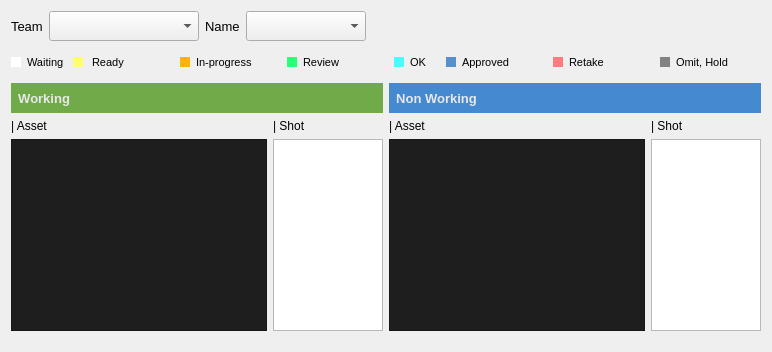
        <widget class="QWidget" name="myTask_tab">
         <attribute name="title">
          <string>My Task</string>
         </attribute>
         <layout class="QGridLayout" name="gridLayout_10">
          <item row="0" column="0">
           <widget class="QLabel" name="label_7">
            <property name="minimumSize">
             <size>
              <width>0</width>
              <height>30</height>
             </size>
            </property>
            <property name="maximumSize">
             <size>
              <width>60</width>
              <height>16777215</height>
             </size>
            </property>
            <property name="font">
             <font>
              <pointsize>10</pointsize>
             </font>
            </property>
            <property name="text">
             <string>Team</string>
            </property>
           </widget>
          </item>
          <item row="0" column="1">
           <widget class="QComboBox" name="team_comboBox">
            <property name="minimumSize">
             <size>
              <width>150</width>
              <height>30</height>
             </size>
            </property>
            <property name="maximumSize">
             <size>
              <width>130</width>
              <height>16777215</height>
             </size>
            </property>
            <property name="font">
             <font>
              <pointsize>10</pointsize>
             </font>
            </property>
           </widget>
          </item>
          <item row="0" column="2">
           <widget class="QLabel" name="label_8">
            <property name="minimumSize">
             <size>
              <width>0</width>
              <height>30</height>
             </size>
            </property>
            <property name="maximumSize">
             <size>
              <width>60</width>
              <height>16777215</height>
             </size>
            </property>
            <property name="font">
             <font>
              <pointsize>10</pointsize>
             </font>
            </property>
            <property name="text">
             <string>Name</string>
            </property>
           </widget>
          </item>
          <item row="0" column="3">
           <widget class="QComboBox" name="name_comboBox">
            <property name="minimumSize">
             <size>
              <width>120</width>
              <height>30</height>
             </size>
            </property>
            <property name="maximumSize">
             <size>
              <width>100</width>
              <height>16777215</height>
             </size>
            </property>
            <property name="font">
             <font>
              <pointsize>10</pointsize>
             </font>
            </property>
           </widget>
          </item>
          <item row="0" column="4">
           <spacer name="horizontalSpacer">
            <property name="font">
             <font>
              <pointsize>10</pointsize>
             </font>
            </property>
            <property name="orientation">
             <enum>Qt::Horizontal</enum>
            </property>
            <property name="sizeType">
             <enum>QSizePolicy::MinimumExpanding</enum>
            </property>
            <property name="sizeHint" stdset="0">
             <size>
              <width>150</width>
              <height>0</height>
             </size>
            </property>
           </spacer>
          </item>
          <item row="1" column="0" colspan="5">
           <layout class="QHBoxLayout" name="horizontalLayout_7">
            <item>
             <widget class="QLabel" name="label_6">
              <property name="maximumSize">
               <size>
                <width>10</width>
                <height>10</height>
               </size>
              </property>
              <property name="styleSheet">
               <string notr="true">background-color: rgb(255, 255, 255);
border-color: rgb(203, 203, 203);</string>
              </property>
              <property name="frameShape">
               <enum>QFrame::NoFrame</enum>
              </property>
              <property name="frameShadow">
               <enum>QFrame::Plain</enum>
              </property>
              <property name="text">
               <string/>
              </property>
             </widget>
            </item>
            <item>
             <widget class="QLabel" name="label_27">
              <property name="minimumSize">
               <size>
                <width>40</width>
                <height>0</height>
               </size>
              </property>
              <property name="maximumSize">
               <size>
                <width>40</width>
                <height>16777215</height>
               </size>
              </property>
              <property name="font">
               <font>
                <pointsize>8</pointsize>
               </font>
              </property>
              <property name="text">
               <string>Waiting</string>
              </property>
             </widget>
            </item>
            <item>
             <widget class="QLabel" name="label_28">
              <property name="maximumSize">
               <size>
                <width>10</width>
                <height>10</height>
               </size>
              </property>
              <property name="font">
               <font>
                <pointsize>8</pointsize>
               </font>
              </property>
              <property name="styleSheet">
               <string notr="true">background-color: rgb(253, 255, 107);</string>
              </property>
              <property name="frameShape">
               <enum>QFrame::NoFrame</enum>
              </property>
              <property name="frameShadow">
               <enum>QFrame::Plain</enum>
              </property>
              <property name="lineWidth">
               <number>1</number>
              </property>
              <property name="midLineWidth">
               <number>0</number>
              </property>
              <property name="text">
               <string/>
              </property>
             </widget>
            </item>
            <item>
             <widget class="QLabel" name="label_29">
              <property name="font">
               <font>
                <pointsize>8</pointsize>
               </font>
              </property>
              <property name="text">
               <string> Ready</string>
              </property>
             </widget>
            </item>
            <item>
             <widget class="QLabel" name="label_31">
              <property name="maximumSize">
               <size>
                <width>10</width>
                <height>10</height>
               </size>
              </property>
              <property name="font">
               <font>
                <pointsize>8</pointsize>
               </font>
              </property>
              <property name="styleSheet">
               <string notr="true">background-color: rgb(255, 177, 20);</string>
              </property>
              <property name="frameShape">
               <enum>QFrame::NoFrame</enum>
              </property>
              <property name="frameShadow">
               <enum>QFrame::Plain</enum>
              </property>
              <property name="lineWidth">
               <number>1</number>
              </property>
              <property name="midLineWidth">
               <number>0</number>
              </property>
              <property name="text">
               <string/>
              </property>
             </widget>
            </item>
            <item>
             <widget class="QLabel" name="label_30">
              <property name="minimumSize">
               <size>
                <width>65</width>
                <height>0</height>
               </size>
              </property>
              <property name="font">
               <font>
                <pointsize>8</pointsize>
               </font>
              </property>
              <property name="text">
               <string>In-progress</string>
              </property>
             </widget>
            </item>
            <item>
             <widget class="QLabel" name="label_35">
              <property name="maximumSize">
               <size>
                <width>10</width>
                <height>10</height>
               </size>
              </property>
              <property name="font">
               <font>
                <pointsize>8</pointsize>
               </font>
              </property>
              <property name="styleSheet">
               <string notr="true">background-color: rgb(42, 255, 120);</string>
              </property>
              <property name="frameShape">
               <enum>QFrame::NoFrame</enum>
              </property>
              <property name="frameShadow">
               <enum>QFrame::Plain</enum>
              </property>
              <property name="text">
               <string/>
              </property>
             </widget>
            </item>
            <item>
             <widget class="QLabel" name="label_34">
              <property name="minimumSize">
               <size>
                <width>40</width>
                <height>0</height>
               </size>
              </property>
              <property name="font">
               <font>
                <pointsize>8</pointsize>
               </font>
              </property>
              <property name="text">
               <string>Review</string>
              </property>
             </widget>
            </item>
            <item>
             <widget class="QLabel" name="label_37">
              <property name="maximumSize">
               <size>
                <width>10</width>
                <height>10</height>
               </size>
              </property>
              <property name="font">
               <font>
                <pointsize>8</pointsize>
               </font>
              </property>
              <property name="styleSheet">
               <string notr="true">background-color: rgb(73, 252, 255);</string>
              </property>
              <property name="frameShape">
               <enum>QFrame::NoFrame</enum>
              </property>
              <property name="frameShadow">
               <enum>QFrame::Plain</enum>
              </property>
              <property name="text">
               <string/>
              </property>
             </widget>
            </item>
            <item>
             <widget class="QLabel" name="label_36">
              <property name="minimumSize">
               <size>
                <width>30</width>
                <height>0</height>
               </size>
              </property>
              <property name="maximumSize">
               <size>
                <width>30</width>
                <height>16777215</height>
               </size>
              </property>
              <property name="font">
               <font>
                <pointsize>8</pointsize>
               </font>
              </property>
              <property name="text">
               <string>OK</string>
              </property>
             </widget>
            </item>
            <item>
             <widget class="QLabel" name="label_38">
              <property name="maximumSize">
               <size>
                <width>10</width>
                <height>10</height>
               </size>
              </property>
              <property name="font">
               <font>
                <pointsize>8</pointsize>
               </font>
              </property>
              <property name="styleSheet">
               <string notr="true">
background-color: rgb(88, 144, 204);</string>
              </property>
              <property name="frameShape">
               <enum>QFrame::NoFrame</enum>
              </property>
              <property name="frameShadow">
               <enum>QFrame::Plain</enum>
              </property>
              <property name="text">
               <string/>
              </property>
             </widget>
            </item>
            <item>
             <widget class="QLabel" name="label_40">
              <property name="minimumSize">
               <size>
                <width>60</width>
                <height>30</height>
               </size>
              </property>
              <property name="font">
               <font>
                <pointsize>8</pointsize>
               </font>
              </property>
              <property name="text">
               <string>Approved</string>
              </property>
             </widget>
            </item>
            <item>
             <widget class="QLabel" name="label_33">
              <property name="maximumSize">
               <size>
                <width>10</width>
                <height>10</height>
               </size>
              </property>
              <property name="font">
               <font>
                <pointsize>8</pointsize>
               </font>
              </property>
              <property name="styleSheet">
               <string notr="true">background-color: rgb(255, 123, 125);</string>
              </property>
              <property name="frameShape">
               <enum>QFrame::NoFrame</enum>
              </property>
              <property name="frameShadow">
               <enum>QFrame::Plain</enum>
              </property>
              <property name="text">
               <string/>
              </property>
             </widget>
            </item>
            <item>
             <widget class="QLabel" name="label_32">
              <property name="minimumSize">
               <size>
                <width>40</width>
                <height>0</height>
               </size>
              </property>
              <property name="font">
               <font>
                <pointsize>8</pointsize>
               </font>
              </property>
              <property name="text">
               <string>Retake</string>
              </property>
             </widget>
            </item>
            <item>
             <widget class="QLabel" name="label_43">
              <property name="maximumSize">
               <size>
                <width>10</width>
                <height>10</height>
               </size>
              </property>
              <property name="font">
               <font>
                <pointsize>8</pointsize>
               </font>
              </property>
              <property name="styleSheet">
               <string notr="true">background-color: rgb(130, 130, 130);</string>
              </property>
              <property name="frameShape">
               <enum>QFrame::NoFrame</enum>
              </property>
              <property name="frameShadow">
               <enum>QFrame::Plain</enum>
              </property>
              <property name="text">
               <string/>
              </property>
             </widget>
            </item>
            <item>
             <widget class="QLabel" name="label_39">
              <property name="minimumSize">
               <size>
                <width>70</width>
                <height>0</height>
               </size>
              </property>
              <property name="font">
               <font>
                <pointsize>8</pointsize>
               </font>
              </property>
              <property name="text">
               <string>Omit, Hold</string>
              </property>
             </widget>
            </item>
           </layout>
          </item>
          <item row="4" column="0" colspan="5">
           <layout class="QGridLayout" name="gridLayout_5">
            <item row="0" column="2">
             <widget class="QListWidget" name="nonMyAsset_listWidget">
              <property name="font">
               <font>
                <pointsize>10</pointsize>
               </font>
              </property>
              <property name="styleSheet">
               <string notr="true">QListWidget {background: rgb(30, 30, 30);}
QListWidget::item:selected{background: rgb(62, 126, 189);}</string>
              </property>
             </widget>
            </item>
            <item row="0" column="0">
             <widget class="QListWidget" name="myAsset_listWidget">
              <property name="font">
               <font>
                <pointsize>10</pointsize>
               </font>
              </property>
              <property name="styleSheet">
               <string notr="true">QListWidget {background: rgb(30, 30, 30);}
QListWidget::item:selected{background: rgb(62, 126, 189);}</string>
              </property>
             </widget>
            </item>
            <item row="0" column="3">
             <widget class="QListWidget" name="nonMyShot_listWidget">
              <property name="minimumSize">
               <size>
                <width>110</width>
                <height>0</height>
               </size>
              </property>
              <property name="maximumSize">
               <size>
                <width>110</width>
                <height>16777215</height>
               </size>
              </property>
              <property name="font">
               <font>
                <pointsize>10</pointsize>
                <weight>50</weight>
                <bold>false</bold>
               </font>
              </property>
              <property name="styleSheet">
               <string notr="true"> QListWidget::item:selected{background: rgb(62, 126, 189);}</string>
              </property>
             </widget>
            </item>
            <item row="0" column="1">
             <widget class="QListWidget" name="myShotName_listWidget">
              <property name="minimumSize">
               <size>
                <width>110</width>
                <height>0</height>
               </size>
              </property>
              <property name="maximumSize">
               <size>
                <width>110</width>
                <height>16777215</height>
               </size>
              </property>
              <property name="font">
               <font>
                <pointsize>10</pointsize>
               </font>
              </property>
              <property name="styleSheet">
               <string notr="true"> QListWidget::item:selected{background: rgb(62, 126, 189);}</string>
              </property>
             </widget>
            </item>
           </layout>
          </item>
          <item row="5" column="0">
           <spacer name="verticalSpacer_2">
            <property name="orientation">
             <enum>Qt::Vertical</enum>
            </property>
            <property name="sizeType">
             <enum>QSizePolicy::Maximum</enum>
            </property>
            <property name="sizeHint" stdset="0">
             <size>
              <width>20</width>
              <height>10</height>
             </size>
            </property>
           </spacer>
          </item>
          <item row="3" column="0" colspan="5">
           <layout class="QGridLayout" name="gridLayout_4">
            <item row="0" column="3">
             <widget class="QLabel" name="label_26">
              <property name="minimumSize">
               <size>
                <width>110</width>
                <height>0</height>
               </size>
              </property>
              <property name="maximumSize">
               <size>
                <width>110</width>
                <height>16777215</height>
               </size>
              </property>
              <property name="text">
               <string>| Shot</string>
              </property>
             </widget>
            </item>
            <item row="0" column="0">
             <widget class="QLabel" name="label_5">
              <property name="text">
               <string>| Asset</string>
              </property>
             </widget>
            </item>
            <item row="0" column="1">
             <widget class="QLabel" name="label_24">
              <property name="minimumSize">
               <size>
                <width>110</width>
                <height>0</height>
               </size>
              </property>
              <property name="maximumSize">
               <size>
                <width>110</width>
                <height>16777215</height>
               </size>
              </property>
              <property name="text">
               <string>| Shot</string>
              </property>
             </widget>
            </item>
            <item row="0" column="2">
             <widget class="QLabel" name="label_25">
              <property name="text">
               <string>| Asset</string>
              </property>
             </widget>
            </item>
           </layout>
          </item>
          <item row="2" column="0" colspan="5">
           <layout class="QHBoxLayout" name="horizontalLayout_5">
            <item>
             <widget class="QLabel" name="label_4">
              <property name="sizePolicy">
               <sizepolicy hsizetype="Expanding" vsizetype="Maximum">
                <horstretch>0</horstretch>
                <verstretch>0</verstretch>
               </sizepolicy>
              </property>
              <property name="minimumSize">
               <size>
                <width>0</width>
                <height>30</height>
               </size>
              </property>
              <property name="font">
               <font>
                <pointsize>10</pointsize>
                <weight>75</weight>
                <bold>true</bold>
               </font>
              </property>
              <property name="styleSheet">
               <string notr="true">background-color: rgb(112, 170, 73);
color: rgb(232, 232, 232);</string>
              </property>
              <property name="text">
               <string>  Working</string>
              </property>
             </widget>
            </item>
            <item>
             <widget class="QLabel" name="label_3">
              <property name="sizePolicy">
               <sizepolicy hsizetype="Expanding" vsizetype="Preferred">
                <horstretch>0</horstretch>
                <verstretch>0</verstretch>
               </sizepolicy>
              </property>
              <property name="minimumSize">
               <size>
                <width>0</width>
                <height>30</height>
               </size>
              </property>
              <property name="font">
               <font>
                <pointsize>10</pointsize>
                <weight>75</weight>
                <bold>true</bold>
               </font>
              </property>
              <property name="styleSheet">
               <string notr="true">background-color: rgb(69, 137, 209);
color: rgb(232, 232, 232);</string>
              </property>
              <property name="text">
               <string>  Non Working</string>
              </property>
             </widget>
            </item>
           </layout>
          </item>
         </layout>
        </widget>
